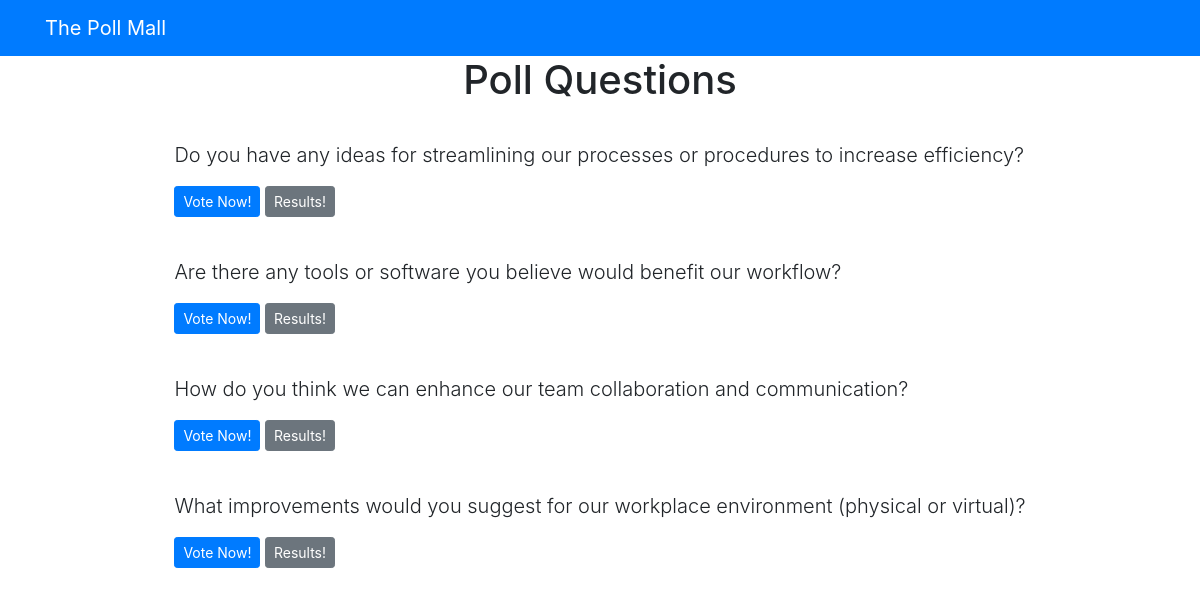
Screenshot of /pollApp/ with the database file from the repository.
### pollApp/models.py (models this page shows, shortened)
class Question(models.Model):
    question_text = models.CharField(max_length = 200)
    pub_date = models.DateTimeField('date published')

### pollApp/views.py (the view)
# urls.py: path('', views.index, name = 'index'),
def index(request):
    latest_question_list = Question.objects.order_by('-pub_date')[:5]
    context = {'latest_question_list': latest_question_list}
    return render(request, 'pollApp/index.html', context)

### templates/pollApp/index.html
{% extends 'base.html' %}
{% block content %}
<h1 class ="text-center mb-3">Poll Questions</h1>
{% if latest_question_list %}
{% for question in latest_question_list %}
<div class ="card-mb-3">
	<div class ="card-body">
		<p class ="lead">{{ question.question_text }}</p>
		<a href ="{% url 'pollApp:detail' question.id %}" class ="btn btn-primary btn-sm">Vote Now!</a>
		<a href ="{% url 'pollApp:results' question.id %}" class ="btn btn-secondary btn-sm">Results!</a>
	</div>
</div>
{% endfor %}
{% else %}
<p>No polls available</p>
{% endif %}
{% endblock %}

### rows the page displays
Question: question_text "Do you have any ideas for streamlining our processes or procedures to increase efficiency?"
Question: question_text "Are there any tools or software you believe would benefit our workflow?"
Question: question_text "How do you think we can enhance our team collaboration and communication?"
Question: question_text "What improvements would you suggest for our workplace environment (physical or virtual)?"
